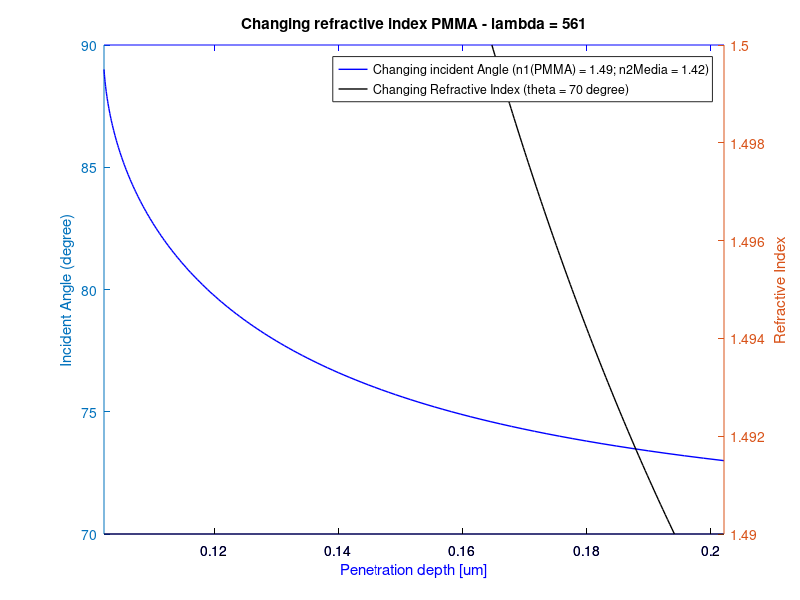

This chart was generated by the following MATLAB code: (Note: this script raises an error after producing the figure.)
%------------------------------------------------------------------%
%                         penetrationDepth                         %
%------------------------------------------------------------------%

%% PMMA/cytop

lambda = 0.647;  % wavelength [um]
n1 = 1.488;    % refractive index core PMMA

% H20 Solution/cytop
n2 = 1.40;    % refractive index cladding cytop


thetaH20 = (73:0.1:89); % angle of incidence at the interface core/cladding

% Penetration depth in H20
dH20 = lambda ./ (4.*pi) .* (n1.^2.*sind(thetaH20).^2 - n2.^2).^(-0.5) ;

% Core change ref Idx
n1Vect = (1.49: 0.0001 : 1.5);    
%n1Vect = (1.57: 0.0001 : 1.6);    

figure,
theta = (73: 1 :73); % angle of incidence at the interface core/cladding
for angIdx = 1: length(theta)
    % Penetration depth in SiN
    dRIdx(:, angIdx) = lambda ./ (4.*pi) .* (n1Vect.^2.*sind(theta(angIdx)).^2 - n2.^2).^(-0.5) ;

    % Create a plot with 2 x axes using the plotxx function
    % [ax, h1, h2, h3] = plotyy( dH20,  thetaH20,  dGly, thetaGly, dRIdx, n2Vect, 'plot');

    % Create a plot with 2 x axes using the plotxx function
    [ax, h1, h2] = plotyy(  dH20, thetaH20,  dRIdx(:, angIdx),  n1Vect,'plot');
    hold on
end
%style the plot
set(h1,'Color','b','LineWidth',1);
set(h2,'Color','k','LineWidth',1);
% set(h3,'Color','r','LineWidth',5);
set(ax(1),'XColor','b');
set(ax(2),'XColor','k');
% set(ax(3),'XColor','r');

% Use the axis handles to set the labels of the y axes
set(get(ax(1), 'Ylabel'), 'String', 'Incident Angle (degree)');
set(get(ax(2), 'Ylabel'), 'String', 'Refractive Index');
% set(get(ax(3), 'Xlabel'), 'String', 'Refractive Index');
hold on

% xlabel ('Incident angle [degree]')
xlabel ('Penetration depth [um]')
legend ('Changing incident Angle (n1(PMMA) = 1.49; n2Media = 1.42)', 'Changing Refractive Index (theta = 70 degree)')
title('Changing refractive index PMMA - lambda = 561')

%% Si2N3

lambda = 0.647;  % wavelength [um]
n1 = 2.038;    % refractive index core Si2N3

% H20 Solution
% n2 = 1.42;    % refractive index cladding gel close to water
n2 = 1.5;    % refractive index cladding SiO2


% thetaH20 = (44.5:0.1:89); % angle of incidence at the interface core/cladding
thetaH20 = (48:0.1:89); % angle of incidence at the interface core/cladding

% Penetration depth in H20
dH20 = lambda ./ (4.*pi) .* (n1.^2.*sind(thetaH20).^2 - n2.^2).^(-0.5) ;

% SiN solution change ref Idx
n1Vect = (2.038: 0.0001 : 2.05);    % refractive index cladding glycerol

figure,
% theta = (44.5: 1 :44.5); % angle of incidence at the interface core/cladding
theta = (49: 1 :49); % angle of incidence at the interface core/cladding
for angIdx = 1: length(theta)

    % Penetration depth in SiN
    dRIdx(:, angIdx) = lambda ./ (4.*pi) .* (n1Vect.^2.*sind(theta(angIdx)).^2 - n2.^2).^(-0.5) ;

    % Create a plot with 2 x axes using the plotxx function
    % [ax, h1, h2, h3] = plotyy( dH20,  thetaH20,  dGly, thetaGly, dRIdx, n2Vect, 'plot');

    % Create a plot with 2 x axes using the plotxx function
    [ax, h1, h2] = plotyy(  dH20, thetaH20,  dRIdx(:, angIdx),  n1Vect,'plot');
    hold on
end
%style the plot
set(h1,'Color','b','LineWidth',1);
set(h2,'Color','k','LineWidth',1);
% set(h3,'Color','r','LineWidth',5);
set(ax(1),'XColor','b');
set(ax(2),'XColor','k');
% set(ax(3),'XColor','r');

% Use the axis handles to set the labels of the y axes
set(get(ax(1), 'Ylabel'), 'String', 'Incident Angle (degree)');
set(get(ax(2), 'Ylabel'), 'String', 'Refractive Index');
% set(get(ax(3), 'Xlabel'), 'String', 'Refractive Index');
hold on

% xlabel ('Incident angle [degree]')
xlabel ('Penetration depth [um]')
legend ('Changing incident Angle (n1 (Si3N4) = 2.038; n2Media = 1.4)', 'Changing Refractive Index (theta = 43.4 degree)')
title('Changing refractive index of core Si3N4 - lambda = 0.641')



%% Checking Axial res via multiangle TIRF paper - changing solution refractive index

% lambda = 0.561;  % wavelength [um]
% lambda = 0.488;  % wavelength [um]
lambda = 0.647;  % wavelength [um]
n1 = 1.5168;    % refractive index core glass

% H20 Solution
n2 = 1.3333;    % refractive index cladding gel close to water
thetaH20 = (62:0.1:70); % angle of incidence at the interface core/cladding 

% Penetration depth in H20
dH20 = lambda ./ (4.*pi) .* (n1.^2.*sind(thetaH20).^2 - n2.^2).^(-0.5) ;

% Gly solution
n2 = 1.42;    % refractive index cladding glycerol
thetaGly = (69.8:0.1:78); % angle of incidence at the interface core/cladding

% Penetration depth in Gly
dGly = lambda ./ (4.*pi) .* (n1.^2.*sind(thetaGly).^2 - n2.^2).^(-0.5) ;

% Gly solution change ref Idx
n2Vect = (1.42: 0.0001 : 1.425);    % refractive index cladding glycerol
theta = 70; % angle of incidence at the interface core/cladding

% Penetration depth in Gly
dRIdx = lambda ./ (4.*pi) .* (n1.^2.*sind(theta).^2 - n2Vect.^2).^(-0.5) ;

figure,
% Create a plot with 2 x axes using the plotxx function
% [ax, h1, h2, h3] = plotyy( dH20,  thetaH20,  dGly, thetaGly, dRIdx, n2Vect, 'plot');

% Create a plot with 2 x axes using the plotxx function
[ax, h1, h2] = plotyy(  dGly, thetaGly,  dRIdx,  n2Vect,'plot');

%style the plot
set(h1,'Color','b','LineWidth',1);
set(h2,'Color','k','LineWidth',1);
% set(h3,'Color','r','LineWidth',5);
set(ax(1),'XColor','b');
set(ax(2),'XColor','k');
% set(ax(3),'XColor','r');

% Use the axis handles to set the labels of the y axes
set(get(ax(1), 'Ylabel'), 'String', 'Incident Angle (degree)');
set(get(ax(2), 'Ylabel'), 'String', 'Refractive Index');
% set(get(ax(3), 'Xlabel'), 'String', 'Refractive Index');
hold on

% xlabel ('Incident angle [degree]')
xlabel ('Penetration depth [um]')
legend ('Changing incident Angle (n2Gly = 1.42; n1Glass = 1.517)', 'Changing Refractive Index (theta = 70 degree)')

%% Checking Axial res via multiangle TIRF paper - changing ref index by changing n1

lambda = 0.561;  % wavelength [um]
% lambda = 0.488;  % wavelength [um]
n1 = 1.5168;    % refractive index core glass

% H20 Solution
% n2 = 1.3333;    % refractive index cladding gel close to water
% thetaH20 = (62:0.1:70); % angle of incidence at the interface core/cladding 

% Penetration depth in H20
% dH20 = lambda ./ (4.*pi) .* (n1.^2.*sind(thetaH20).^2 - n2.^2).^(-0.5) ;

% Gly solution
n2 = 1.42;    % refractive index cladding glycerol
thetaGly = (69.8:0.1:78); % angle of incidence at the interface core/cladding

% Penetration depth in Gly
dGly = lambda ./ (4.*pi) .* (n1.^2.*sind(thetaGly).^2 - n2.^2).^(-0.5) ;

% Core change ref Idx
n1Vect = (1.514: 0.0001 : 1.53);    % refractive index core
theta = 70; % angle of incidence at the interface core/cladding

% Penetration depth in Gly
dRIdx = lambda ./ (4.*pi) .* (n1Vect.^2.*sind(theta).^2 - n2.^2).^(-0.5) ;

figure,
% Create a plot with 2 x axes using the plotxx function
% [ax, h1, h2, h3] = plotyy( dH20,  thetaH20,  dGly, thetaGly, dRIdx, n2Vect, 'plot');

% Create a plot with 2 x axes using the plotxx function
[ax, h1, h2] = plotyy(  dGly, thetaGly,  dRIdx,  n1Vect,'plot');

%style the plot
set(h1,'Color','b','LineWidth',1);
set(h2,'Color','k','LineWidth',1);
% set(h3,'Color','r','LineWidth',5);
set(ax(1),'XColor','b');
set(ax(2),'XColor','k');
% set(ax(3),'XColor','r');

% Use the axis handles to set the labels of the y axes
set(get(ax(1), 'Ylabel'), 'String', 'Incident Angle (degree)');
set(get(ax(2), 'Ylabel'), 'String', 'Refractive Index');
% set(get(ax(3), 'Xlabel'), 'String', 'Refractive Index');
hold on

% xlabel ('Incident angle [degree]')
xlabel ('Penetration depth [um]')
legend ('Changing incident Angle (n2Gly = 1.42; n1Glass = 1.517)', 'Changing Refractive Index (theta = 70 degree)')

title('Changing refractive index of core glass - lambda = 0.561')